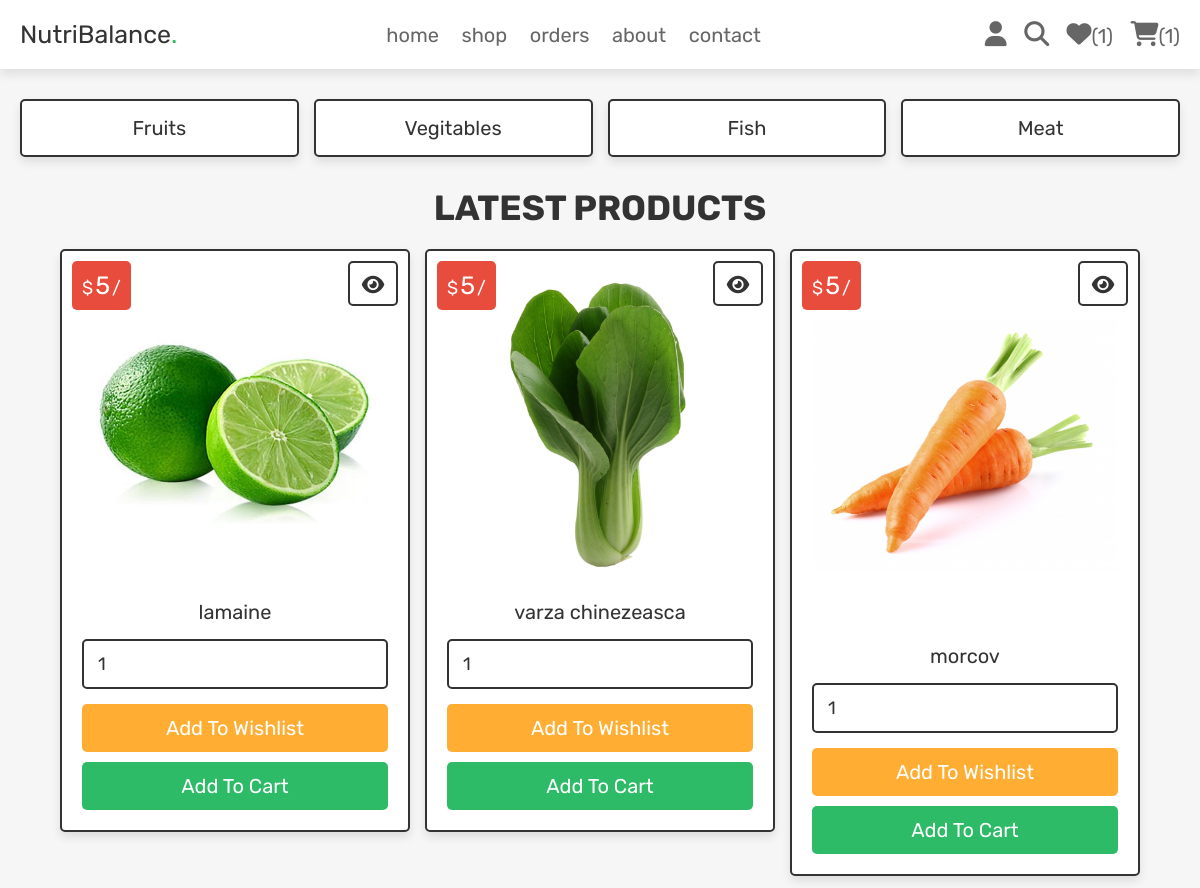
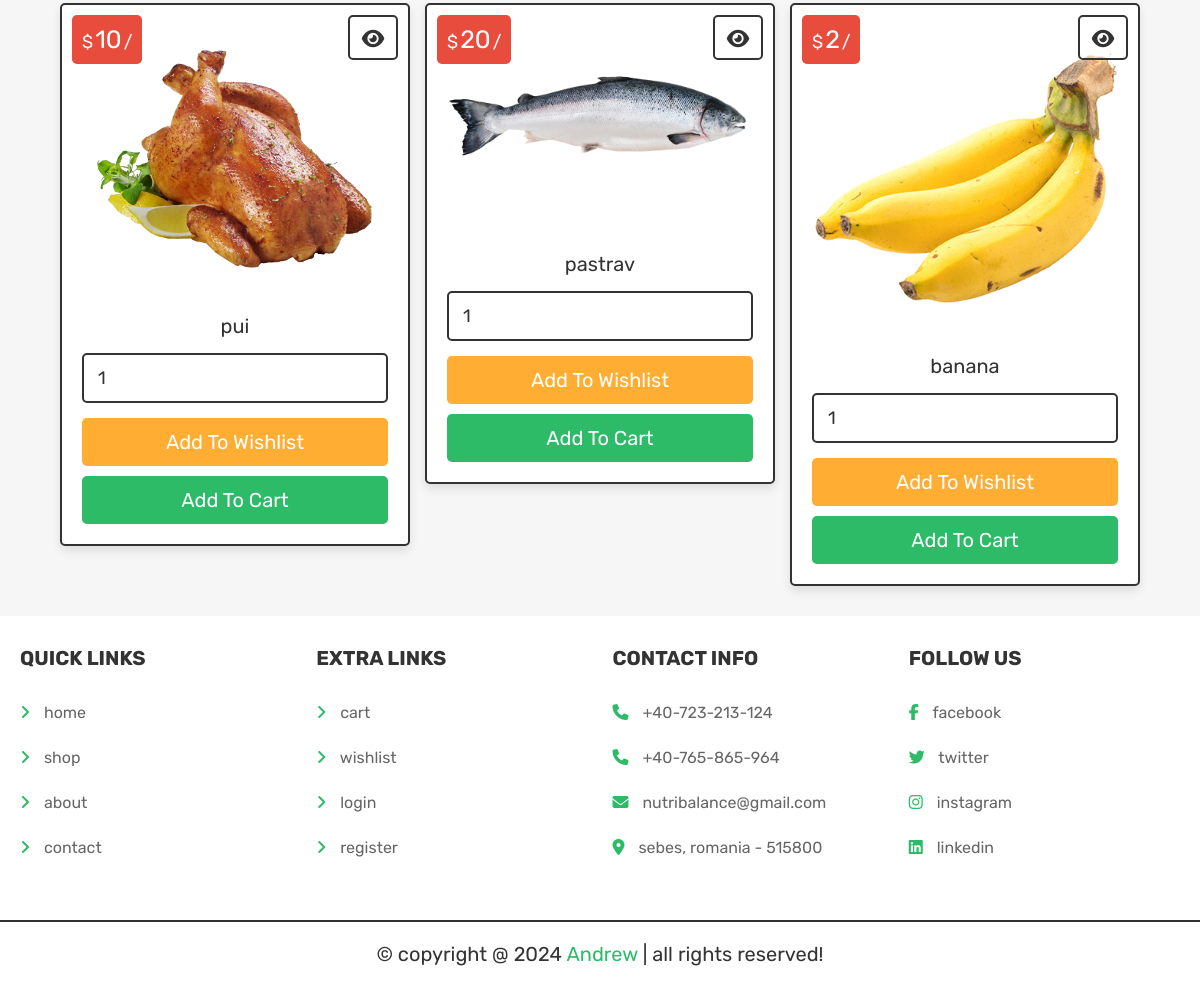
Page /shop.php (signed in) on the committed database (2 pictures, top to bottom).
### tables this page shows
CREATE TABLE `products` (
  `id` int NOT NULL,
  `nume` varchar(150) NOT NULL,
  `categorie` varchar(30) NOT NULL,
  `detalii` varchar(500) NOT NULL,
  `pret` int NOT NULL,
  `imagine` varchar(150) NOT NULL
);

### shop.php (the view, shortened to what this page needs)
<?php
include 'conexiune.php';
?>
<!DOCTYPE html>
<html lang="en">
<head>
 <link rel="stylesheet" href="https://cdnjs.cloudflare.com/ajax/libs/font-awesome/6.5.2/css/all.min.css">
<link rel="stylesheet" href="CSS/style.css">
</head>
<body>
<?php include 'header.php';?>
<section class="p-category">
    <a href="category.php?category=fruits">fruits</a>
    <a href="category.php?category=vegitables">vegitables</a>
    <a href="category.php?category=fish">fish</a>
    <a href="category.php?category=meat">meat</a>
</section>
<section class="products">
   <h1 class="title">latest products</h1>
   <div class="box-container">
    <?php
      $select_products = $conexiune->prepare("SELECT * FROM `products`");
      $select_products->execute();
      $result_products = $select_products->get_result();
      if($result_products->num_rows > 0){
        while($fetch_products = $result_products->fetch_assoc()){
    ?>
    <form action="" class="box" method ="POST">
        <div class="price">$<span><?= $fetch_products['pret']; ?></span>/</div>
        <a href="view_page.php?cid=<?= $fetch_products['id']; ?>" class="fas fa-eye"></a>
        <img src="intrare_img/<?= $fetch_products['imagine']; ?>" alt="">
        <div class="name"><?= $fetch_products['nume']; ?></div>
        <input type="number" min="1" value="1" name="p_qty" class = "qty">
        <input type="submit" value="add to wishlist" class="option-btn" name= "add_to_wishlist">
        <input type="submit" value="add to cart" class="btn" name= "add_to_cart">
    </form>
    <?php
    }
    }else{
     echo '<p class="empty">no products added yet!</p>';
    }
    ?>
   </div>
</section>
<?php include 'footer.php';
?>
</body>
</html>

### CSS/style.css (style rules this page uses)
.products .box-container { display: grid; grid-template-columns: repeat(auto-fit, 35rem); gap: 1.5rem; justify-content: center; align-items: flex-start; }
.products .box-container .box { padding: 2rem; text-align: center; border: var(--border); background-color: var(--white); box-shadow: var(--box-shadow); border-radius: 0.5rem; position: relative; }
.products .box-container .box .price { position: absolute; top: 1rem; left: 1rem; padding: 1rem; border-radius: 0.5rem; background-color: var(--red); font-size: 1.8rem; color: var(--white); }
.products .box-container .box .price span { font-size: 2.5rem; color: var(--white); margin: 0 0.2rem; }
.products .box-container .box .fa-eye { position: absolute; top: 1rem; right: 1rem; border-radius: 0.5rem; height: 4.5rem; line-height: 4.3rem; width: 5rem; border: var(--border); color: var(--black); font-size: 2rem; }
.products .box-container .box img { width: 100%; margin-bottom: 1rem; }
.products .box-container .box .name { font-size: 2rem; color: var(--black); padding: 1rem 0; }
.products .box-container .box .qty { margin: 0.5rem 0; border-radius: 0.5rem; padding: 1.2rem 1.4rem; font-size: 1.8rem; color: var(--black); border: var(--border); width: 100%; }
.p-category { display: grid; grid-template-columns: repeat(auto-fit, minmax(27rem, 1fr)); gap: 1.5rem; justify-content: center; align-items: flex-start; }
.p-category { padding-bottom: 0; }
.p-category a { padding: 1.5rem; text-align: center; border: var(--border); background-color: var(--white); box-shadow: var(--box-shadow); border-radius: 0.5rem; font-size: 2rem; text-transform: capitalize; color: var(--black); }

### CSS/componente.css (style rules this page uses)
:root { --green: #2dbb68; --orange: #ffad33; --red: #e74c3c; --black: #333; --light-color: #666; --white: #fff; --light-bg: #f6f6f6; --border: 0.2rem solid var(--black); --box-shadow: 0 0.5rem 1rem rgba(0, 0, 0, 0.1); }
* { font-family: "Rubik", sans-serif; margin: 0; padding: 0; box-sizing: border-box; outline: none; border: none; text-decoration: none; color: var(--black); }
body { background-color: var(--light-bg); }
html { font-size: 62.5%; overflow-x: hidden; scroll-behavior: smooth; scroll-padding-top: 6.5rem; }
section { padding: 3rem 2rem; max-width: 1200px; margin: 0 auto; }
.btn, .delete-btn, .option-btn { width: 100%; margin-top: 1rem; border-radius: 0.5rem; padding: 1.2rem 1.4rem; display: block; font-size: 2rem; color: var(--white); cursor: pointer; text-transform: capitalize; text-align: center; }
.btn { background-color: var(--green); }
.option-btn { background-color: var(--orange); }
.title { text-align: center; margin-bottom: 2rem; text-transform: uppercase; color: var(--black); font-size: 3.5rem; }

### rows in the picture
products: pret "5", imagine (picture), nume "lamaine"
products: pret "5", imagine (picture), nume "varza chinezeasca"
products: pret "5", imagine (picture), nume "morcov"
products: pret "10", imagine (picture), nume "pui"
products: pret "20", imagine (picture), nume "pastrav"
products: pret "2", imagine (picture), nume "banana"

### other values in the picture
$result_countwish->num_rows "1"
$result_count->num_rows "1"
